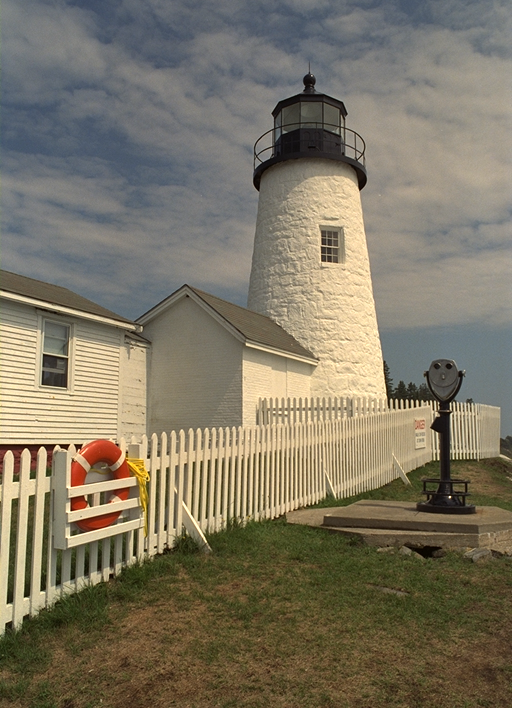
#> input picture TDSC/Files/i1.png, 512 x 708 px, found by its file name
$ jupyter execute --allow-errors Prac1.ipynb
#> lines starting #> are read from the running program, lines starting #| are printed output that depends on the picture
#> further down, img is the input picture: shape (708, 512, 3) float32; mean R, G, B 0.491, 0.461, 0.39
#| Image shape: (708, 512, 3)
#| Binary rate (bits per pixel): 13.81 bits/pixel
# Loading data

[cell 1]
import sys
import numpy as np
import sounddevice as sd  # To play the audio
import os


sys.path.append("/Users/carlosedm10/projects/college/TDS")
import utils
from scipy.io import wavfile
from matplotlib import pyplot as plt
from PIL import Image


# Path to the .wav files
audio = "/Users/carlosedm10/projects/college/TDSC/Files/v1.wav"
audio_ve = "/Users/carlosedm10/projects/college/TDSC/Files/v_e.wav"
audio_vs = "/Users/carlosedm10/projects/college/TDSC/Files/v_s.wav"
audio_vt1 = "/Users/carlosedm10/projects/college/TDSC/Files/vt1.wav"
audio_clarinete = "/Users/carlosedm10/projects/college/TDSC/Files/clarinete.wav"

audios = [audio, audio_ve, audio_vs, audio_vt1, audio_clarinete]

image_1 = "/Users/carlosedm10/projects/college/TDSC/Files/i1.png"
image_2 = "/Users/carlosedm10/projects/college/TDSC/Files/i2.png"
image_3 = "/Users/carlosedm10/projects/college/TDSC/Files/i3.png"
image_4 = "/Users/carlosedm10/projects/college/TDSC/Files/i4.png"

images = [image_1, image_2, image_3, image_4]

### Auxiliary functions

[cell 2]
def _tone_frequency(audio_data, freq):
    """
    This method calculates the frequency of the tone in the audio data using FFT.
    """
    # Get the frequency of the tone
    tone = np.fft.fft(audio_data)  # Apply Fast Fourier Transform to the audio data
    tone = np.abs(tone)  # Take the absolute value of the Fourier transformed data
    tone = tone[: len(tone) // 2]  # Take only the positive frequencies.
    tone = tone / tone.max()  # Normalize the data
    tone_freq = (
        np.argmax(tone) * freq / len(tone)
    )  # Find the index of the maximum value and convert it to frequency
    return tone_freq

# Exercise 1. Audio Basics

#> (a cell that did not finish here is left out)

### 1.1. Checking for the fundamental tone

[cell 4]
print("-" * 10, "Tone frequency analysis", "-" * 10)
#> (the rest of this cell did not finish here and is left out)

### Exercise 1.2. Checking stereo audio

#> (a cell that did not finish here is left out)

# Exercise 2. Image Basics

#> (a cell that did not finish here is left out)

### 1.1 RGB

[cell 7]
# Convert RGB to grayscale
rgb_image = np.array(img)

gray_image = np.dot(
    rgb_image[..., :3], [0.2989, 0.5870, 0.1140]
)  # Using standard luminance formula
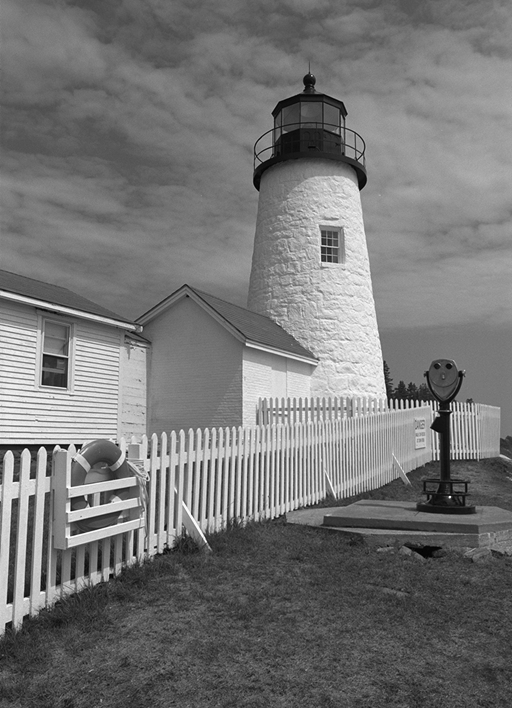
#> gray_image: shape (708, 512) float64; min 0, max 1, mean 0.462

plt.imshow(gray_image, cmap="gray")
plt.title("Grayscale Image")
plt.axis("off")
plt.show()

plt.imshow(rgb_image[:, :, 0], cmap="gray")
plt.title("R Channel")
plt.axis("off")
plt.show()
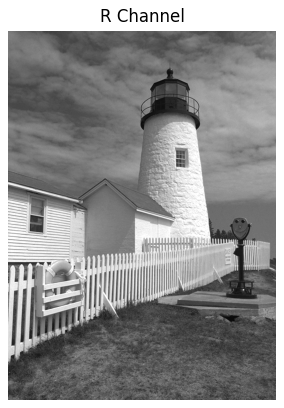
#> figure drawn by matplotlib, 1 panel

plt.imshow(rgb_image[:, :, 1], cmap="gray")
plt.title("G Channel")
plt.axis("off")
plt.show()
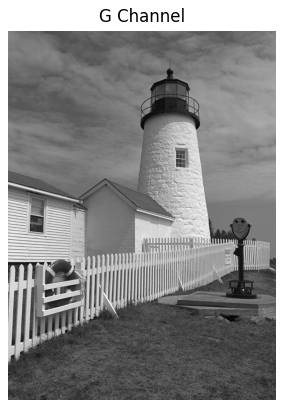
#> figure drawn by matplotlib, 1 panel

plt.imshow(rgb_image[:, :, 2], cmap="gray")
plt.title("B Channel")
plt.axis("off")
plt.show()
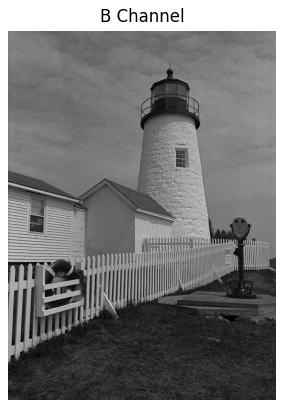
#> figure drawn by matplotlib, 1 panel
